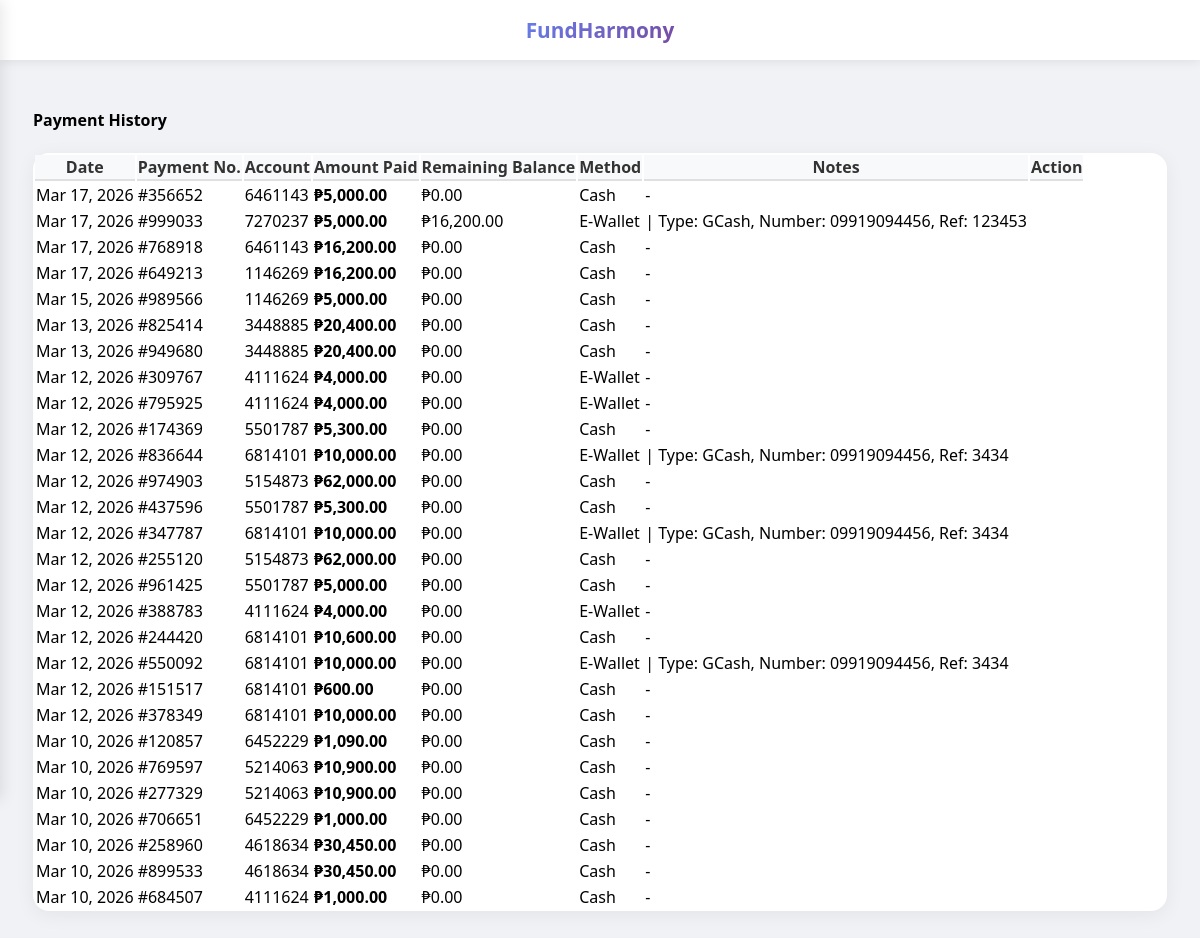
Page /customer_payment_history.php (signed in) on the committed database.
### tables this page shows
CREATE TABLE `payments` (
  `payment_number` int(10) NOT NULL,
  `account_number` int(10) NOT NULL,
  `payment_amount` decimal(10,2) NOT NULL,
  `payment_date` date NOT NULL,
  `payment_method` varchar(50) NOT NULL,
  `notes` text DEFAULT NULL,
  `created_at` timestamp NOT NULL DEFAULT current_timestamp(),
  `user_id` int(10) DEFAULT NULL
);

CREATE TABLE `accounts` (
  `account_number` int(10) NOT NULL,
  `customer` int(10) NOT NULL,
  `account_type` int(10) NOT NULL,
  `open_date` timestamp NOT NULL DEFAULT current_timestamp() ON UPDATE current_timestamp(),
  `account_status` int(10) NOT NULL,
  `user_confirmed` tinyint(1) DEFAULT 0,
  `user_id` int(10) DEFAULT NULL,
  `loan_amount` decimal(15,2) DEFAULT 0.00,
  `bank_name` varchar(100) DEFAULT NULL,
  `disbursement_account` varchar(50) DEFAULT NULL,
  `disbursement_account_name` varchar(100) DEFAULT NULL,
  `branch` varchar(100) DEFAULT NULL,
  `loan_balance` decimal(15,2) DEFAULT 0.00,
  `disbursement_method` varchar(50) DEFAULT NULL,
  `ewallet_type` varchar(50) DEFAULT NULL,
  `ewallet_number` varchar(50) DEFAULT NULL,
  `ewallet_account_name` varchar(100) DEFAULT NULL,
  `pickup_location` varchar(100) DEFAULT NULL,
  `interest` decimal(15,2) DEFAULT 0.00,
  `loan_term` int(11) DEFAULT 1,
  `due_date` date DEFAULT NULL,
  `overdue_interest` decimal(15,2) DEFAULT 0.00,
  `reject_notes` text DEFAULT NULL,
  `penalty` decimal(15,2) DEFAULT 0.00,
  `approval_date` date DEFAULT NULL,
  `release_date` date DEFAULT NULL
);

### customer_payment_history.php (the view, shortened to what this page needs)
<?php
$customer_id = $_SESSION['customer_id'];
$payments = mysqli_query($conn, "SELECT p.*, a.account_type, a.loan_amount, a.loan_balance, a.customer
FROM payments p
INNER JOIN accounts a ON p.account_number = a.account_number
WHERE a.customer = '$customer_id'
ORDER BY p.payment_date DESC");
?>
<body>
    <div class="topbar" id="topbar">
        <button class="menu-toggle" onclick="toggleSidebar()"><i class="fas fa-bars"></i></button>
        <div class="topbar-brand">FundHarmony</div>
    </div>
    <div class="main-content" id="mainContent">
        <h4 class="mb-4"><i class="fas fa-history me-2"></i>Payment History</h4>
        <?php if(mysqli_num_rows($payments) > 0): ?>
            <div class="card">
                <div class="table-responsive">
                    <table class="table table-hover">
                        <thead>
                            <tr>
                                <th>Date</th>
                                <th>Payment No.</th>
                                <th>Account</th>
                                <th>Amount Paid</th>
                                <th>Remaining Balance</th>
                                <th>Method</th>
                                <th>Notes</th>
                                <th>Action</th>
                            </tr>
                        </thead>
                        <tbody>
                            <?php while($pay = mysqli_fetch_assoc($payments)): ?>
                                <tr>
                                    <td><?php echo date('M d, Y', strtotime($pay['payment_date'])); ?></td>
                                    <td>#<?php echo str_pad($pay['payment_number'], 6, '0', STR_PAD_LEFT); ?></td>
                                    <td><?php echo $pay['account_number']; ?></td>
                                    <td><strong>₱<?php echo number_format($pay['payment_amount'], 2); ?></strong></td>
                                    <td><?php echo isset($pay['loan_balance']) ? '₱' . number_format($pay['loan_balance'], 2) : '-'; ?></td>
                                    <td><?php echo $pay['payment_method']; ?></td>
                                    <td><?php echo $pay['notes'] ?: '-'; ?></td>
                                    <td>
                                    </td>
                                </tr>
                            <?php endwhile; ?>
                        </tbody>
                    </table>
                </div>
            </div>
        <?php endif; ?>
    </div>
</body>
</html>

### customer_payment_history.php (style rules this page uses)
body { background: #f0f2f5; font-family: 'Segoe UI', system-ui, -apple-system, sans-serif; transition: background-color 0.3s, color 0.3s; }
.card { background: white; border-radius: 16px; box-shadow: 0 4px 20px rgba(0,0,0,0.06); margin-bottom: 20px; transition: all 0.3s; }
.table thead th { background: #f8f9fa; border-bottom: 2px solid #e0e0e0; font-weight: 600; color: #333; }
.topbar { position: fixed; top: 0; left: 0; right: 0; height: 60px; background: white; box-shadow: 0 2px 10px rgba(0,0,0,0.08); display: flex; align-items: center; justify-content: space-between; padding: 0 25px; z-index: 1030; transition: left 0.4s cubic-bezier(0.4, 0, 0.2, 1); }
.topbar-brand { position: absolute; left: 50%; transform: translateX(-50%); font-weight: 700; font-size: 1.3rem; background: linear-gradient(135deg, #667eea 0%, #764ba2 100%); -webkit-background-clip: text; -webkit-text-fill-color: transparent; }
.menu-toggle { background: none; border: none; font-size: 1.25rem; color: #555; cursor: pointer; padding: 8px; border-radius: 8px; transition: all 0.3s cubic-bezier(0.4, 0, 0.2, 1); }
.main-content { margin-left: 0; padding: 80px 25px 25px; transition: margin-left 0.4s cubic-bezier(0.4, 0, 0.2, 1); }
.topbar { position: fixed; top: 0; left: 0; right: 0; height: 60px; background: white; box-shadow: 0 2px 10px rgba(0,0,0,0.08); display: flex; align-items: center; justify-content: space-between; padding: 0 25px; z-index: 1030; transition: left 0.3s ease; }
.topbar-brand { position: absolute; left: 50%; transform: translateX(-50%); font-weight: 700; font-size: 1.3rem; background: linear-gradient(135deg, #667eea 0%, #764ba2 100%); -webkit-background-clip: text; -webkit-text-fill-color: transparent; background-clip: text; display: flex; align-items: center; }
.menu-toggle { background: none; border: none; font-size: 1.25rem; color: #555; cursor: pointer; padding: 8px; border-radius: 8px; }
.main-content { margin-left: 0; padding: 80px 25px 25px; transition: margin-left 0.3s ease; }

### rows in the picture
payments: payment_date "Mar 17, 2026", payment_number "356652", account_number "6461143", payment_amount "5,000.00", accounts.loan_balance "0.00", payment_method "Cash", notes "-"
payments: payment_date "Mar 17, 2026", payment_number "999033", account_number "7270237", payment_amount "5,000.00", accounts.loan_balance "16,200.00", payment_method "E-Wallet", notes "| Type: GCash, Number: 09919094456, Ref: 123453"
payments: payment_date "Mar 17, 2026", payment_number "768918", account_number "6461143", payment_amount "16,200.00", accounts.loan_balance "0.00", payment_method "Cash", notes "-"
payments: payment_date "Mar 17, 2026", payment_number "649213", account_number "1146269", payment_amount "16,200.00", accounts.loan_balance "0.00", payment_method "Cash", notes "-"
payments: payment_date "Mar 15, 2026", payment_number "989566", account_number "1146269", payment_amount "5,000.00", accounts.loan_balance "0.00", payment_method "Cash", notes "-"
payments: payment_date "Mar 13, 2026", payment_number "825414", account_number "3448885", payment_amount "20,400.00", accounts.loan_balance "0.00", payment_method "Cash", notes "-"
payments: payment_date "Mar 13, 2026", payment_number "949680", account_number "3448885", payment_amount "20,400.00", accounts.loan_balance "0.00", payment_method "Cash", notes "-"
payments: payment_date "Mar 12, 2026", payment_number "309767", account_number "4111624", payment_amount "4,000.00", accounts.loan_balance "0.00", payment_method "E-Wallet", notes "-"
payments: payment_date "Mar 12, 2026", payment_number "795925", account_number "4111624", payment_amount "4,000.00", accounts.loan_balance "0.00", payment_method "E-Wallet", notes "-"
payments: payment_date "Mar 12, 2026", payment_number "174369", account_number "5501787", payment_amount "5,300.00", accounts.loan_balance "0.00", payment_method "Cash", notes "-"
payments: payment_date "Mar 12, 2026", payment_number "836644", account_number "6814101", payment_amount "10,000.00", accounts.loan_balance "0.00", payment_method "E-Wallet", notes "| Type: GCash, Number: 09919094456, Ref: 3434"
payments: payment_date "Mar 12, 2026", payment_number "974903", account_number "5154873", payment_amount "62,000.00", accounts.loan_balance "0.00", payment_method "Cash", notes "-"
payments: payment_date "Mar 12, 2026", payment_number "437596", account_number "5501787", payment_amount "5,300.00", accounts.loan_balance "0.00", payment_method "Cash", notes "-"
payments: payment_date "Mar 12, 2026", payment_number "347787", account_number "6814101", payment_amount "10,000.00", accounts.loan_balance "0.00", payment_method "E-Wallet", notes "| Type: GCash, Number: 09919094456, Ref: 3434"
payments: payment_date "Mar 12, 2026", payment_number "255120", account_number "5154873", payment_amount "62,000.00", accounts.loan_balance "0.00", payment_method "Cash", notes "-"
payments: payment_date "Mar 12, 2026", payment_number "961425", account_number "5501787", payment_amount "5,000.00", accounts.loan_balance "0.00", payment_method "Cash", notes "-"
payments: payment_date "Mar 12, 2026", payment_number "388783", account_number "4111624", payment_amount "4,000.00", accounts.loan_balance "0.00", payment_method "E-Wallet", notes "-"
payments: payment_date "Mar 12, 2026", payment_number "244420", account_number "6814101", payment_amount "10,600.00", accounts.loan_balance "0.00", payment_method "Cash", notes "-"
payments: payment_date "Mar 12, 2026", payment_number "550092", account_number "6814101", payment_amount "10,000.00", accounts.loan_balance "0.00", payment_method "E-Wallet", notes "| Type: GCash, Number: 09919094456, Ref: 3434"
payments: payment_date "Mar 12, 2026", payment_number "151517", account_number "6814101", payment_amount "600.00", accounts.loan_balance "0.00", payment_method "Cash", notes "-"
payments: payment_date "Mar 12, 2026", payment_number "378349", account_number "6814101", payment_amount "10,000.00", accounts.loan_balance "0.00", payment_method "Cash", notes "-"
payments: payment_date "Mar 10, 2026", payment_number "120857", account_number "6452229", payment_amount "1,090.00", accounts.loan_balance "0.00", payment_method "Cash", notes "-"
payments: payment_date "Mar 10, 2026", payment_number "769597", account_number "5214063", payment_amount "10,900.00", accounts.loan_balance "0.00", payment_method "Cash", notes "-"
payments: payment_date "Mar 10, 2026", payment_number "277329", account_number "5214063", payment_amount "10,900.00", accounts.loan_balance "0.00", payment_method "Cash", notes "-"
payments: payment_date "Mar 10, 2026", payment_number "706651", account_number "6452229", payment_amount "1,000.00", accounts.loan_balance "0.00", payment_method "Cash", notes "-"
payments: payment_date "Mar 10, 2026", payment_number "258960", account_number "4618634", payment_amount "30,450.00", accounts.loan_balance "0.00", payment_method "Cash", notes "-"
payments: payment_date "Mar 10, 2026", payment_number "899533", account_number "4618634", payment_amount "30,450.00", accounts.loan_balance "0.00", payment_method "Cash", notes "-"
payments: payment_date "Mar 10, 2026", payment_number "684507", account_number "4111624", payment_amount "1,000.00", accounts.loan_balance "0.00", payment_method "Cash", notes "-"
